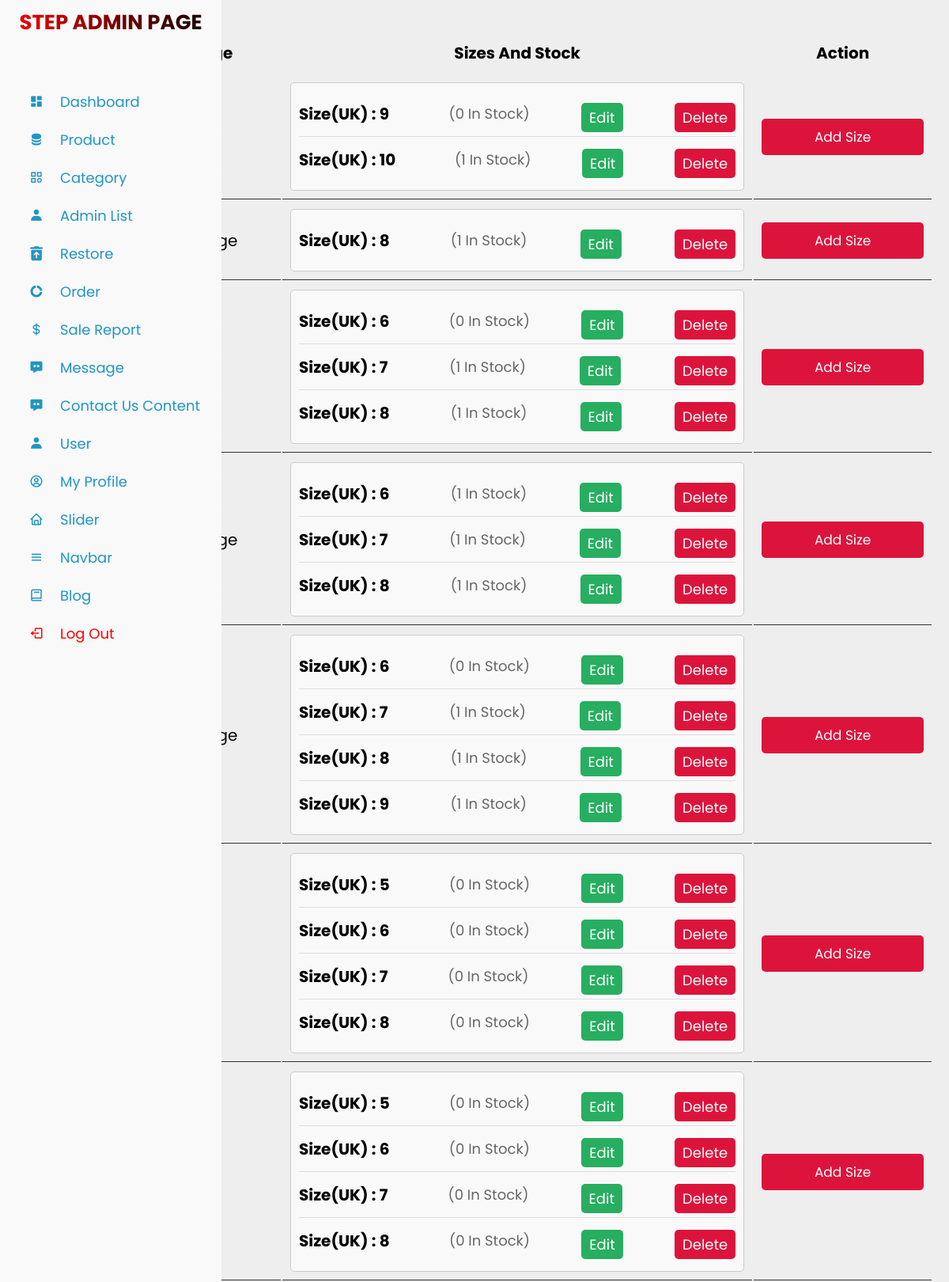
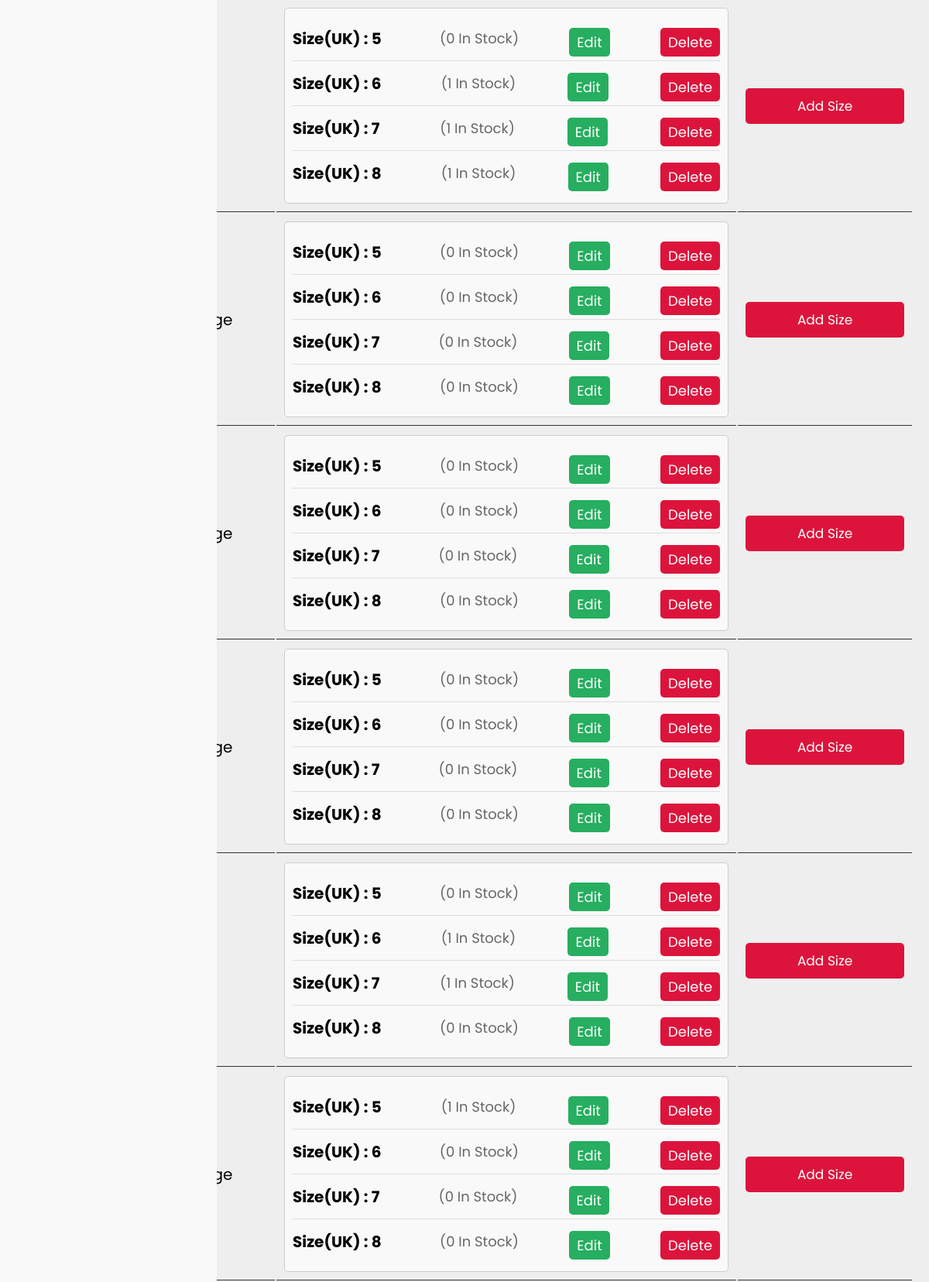
The page /admin_product_size.php (signed in, upper part) on the database its author committed (2 pictures, top to bottom).
### tables this page shows
CREATE TABLE `products` (
  `id` int(100) NOT NULL,
  `name` varchar(100) NOT NULL,
  `category` varchar(100) NOT NULL,
  `brand` varchar(50) DEFAULT NULL
);

CREATE TABLE `product_variants` (
  `id` int(11) NOT NULL,
  `product_id` int(11) NOT NULL,
  `size` int(50) NOT NULL,
  `color` varchar(50) NOT NULL,
  `stock` int(11) DEFAULT 0,
  `price` int(11) NOT NULL,
  `image1_thumb` varchar(255) DEFAULT NULL,
  `image2_thumb` varchar(255) DEFAULT NULL,
  `image3_thumb` varchar(255) DEFAULT NULL,
  `image4_thumb` varchar(255) DEFAULT NULL,
  `image1_display` varchar(255) DEFAULT NULL,
  `image2_display` varchar(255) DEFAULT NULL,
  `image3_display` varchar(255) DEFAULT NULL,
  `image4_display` varchar(255) DEFAULT NULL
);

### admin_product_size.php (the view, shortened to what this page needs)
<?php
include 'connect.php';
$stmt = $conn->prepare("
    SELECT p.id AS product_id, p.name AS product_name, c.name AS category, b.name AS brand,
           pv.id AS variant_id, pv.size, pv.color, pv.stock, pv.price,
           pv.image1_display, pv.image2_display, pv.image3_display, pv.image4_display,
           pv.image1_thumb, pv.image2_thumb, pv.image3_thumb, pv.image4_thumb
    FROM products p
    JOIN categories c ON p.category = c.name
    JOIN brand b ON p.brand = b.name
    LEFT JOIN product_variants pv ON p.id = pv.product_id
    ORDER BY p.id DESC, pv.color, pv.size
");
$stmt->execute();
$product_sizes = $stmt->fetchAll(PDO::FETCH_ASSOC);
?>
<!DOCTYPE html>
<html lang="en">
<head>
    <link rel="stylesheet" type="text/css" href="assets/css/admin_product.css">
</head>
<body>
    <?php include 'sidebar.php'; ?>
    <div class="container">
        <div class="product-display">
            <table class="product-display-table">
                <thead>
                    <tr>
                        <th>#</th>
                        <th>Product Image</th>
                        <th>Sizes and Stock</th>
                        <th>Action</th>
                    </tr>
                </thead>
                <tbody>
                    <?php
                    $processed_combinations = [];
                    $row_count = 1;
                    foreach ($product_sizes as $variant):
                        $unique_key = $variant['product_id'] . '_' . $variant['color'];
                        if (isset($processed_combinations[$unique_key])) {
                            continue;
                        }
                        $processed_combinations[$unique_key] = true;
                    ?>
                        <tr>
                            <td><?= $row_count++; ?></td>
                            <td>
                            </td>
                            <td>
                                <div class="size-container">
                                    <div class="size-box">
                                        <div class="size-content">
                                            <?php
                                            $current_sizes = array_filter($product_sizes, function ($size) use ($variant) {
                                                return $size['product_id'] == $variant['product_id'] &&
                                                    $size['color'] == $variant['color'];
                                            });
                                            if (!empty($current_sizes)) {
                                                usort($current_sizes, function ($a, $b) {
                                                    return strnatcmp($a['size'], $b['size']);
                                                });
                                                foreach ($current_sizes as $size): ?>
                                                    <div class="size-item">
                                                        <span class="size">Size(UK) : <?= htmlspecialchars($size['size']); ?></span>
                                                        <span class="stock">(<?= htmlspecialchars($size['stock']); ?> in stock)</span>
                                                        <button class="btn edit-size-btn"
                                                            data-id="<?= htmlspecialchars($size['variant_id']); ?>"
                                                            data-product-id="<?= htmlspecialchars($variant['product_id']); ?>"
                                                            data-color="<?= htmlspecialchars($variant['color']); ?>"
                                                            data-size="<?= htmlspecialchars($size['size']); ?>"
                                                            data-stock="<?= htmlspecialchars($size['stock']); ?>">
                                                            Edit
                                                        </button>
                                                        <a href="?delete_id=<?= htmlspecialchars($size['variant_id']); ?>&size=<?= htmlspecialchars($size['size']); ?>" class="btn delete-size-btn">Delete</a>
                                                    </div>
                                            <?php endforeach;
                                            } else {
                                                echo "<div>No sizes available for this product.</div>";
                                            }
                                            ?>
                                        </div>
                                    </div>
                                </div>
                            </td>
                            <td>
                                <button class="btn add-size-btn"
                                    data-product-id="<?= htmlspecialchars($variant['product_id']); ?>"
                                    data-product-name="<?= htmlspecialchars($variant['product_name']); ?>"
                                    data-color="<?= htmlspecialchars($variant['color']); ?>">
                                    Add Size
                                </button>
                            </td>
                        </tr>
                    <?php endforeach; ?>
                </tbody>
            </table>
        </div>
    </div>
</body>
</html>

### assets/css/admin_product.css (style rules this page uses)
:root { --green:#27ae60; --black:#333; --white:#fff; --bg-color:#eee; --box-shadow:0 .5rem 1rem rgba(0,0,0,.1); --border:.1rem solid var(--black); }
* { font-family: 'Poppins', sans-serif; margin:0; padding:0; box-sizing: border-box; outline: none; border:none; text-decoration: none; text-transform: capitalize; }
html { font-size: 62.5%; overflow-x: hidden; }
.btn { display: block; width: 100%; cursor: pointer; border-radius: .5rem; margin-top: 1rem; font-size: 1.7rem; padding:1rem 3rem; background: var(--green); color:var(--white); text-align: center; }
.container { max-width: 1200px; padding:2rem; margin:0 auto; }
.product-display { margin:2rem 0; }
.product-display .product-display-table { width: 100%; text-align: center; }
.product-display .product-display-table thead { background: var(--bg-color); }
.product-display .product-display-table th { padding:1rem; font-size: 2rem; }
.product-display .product-display-table td { padding:1rem; font-size: 2rem; border-bottom: var(--border); }
.product-display .product-display-table .btn:first-child { margin-top: 0; }
.product-display .product-display-table .btn:last-child { background: crimson; }

### assets/css/sidebar.css (style rules this page uses)
* { margin: 0; padding: 0; box-sizing: border-box; }
a { text-decoration: none; }
body { background-color: #eee; }

### admin_product_size.php (style rules this page uses)
.size-container { width: 100%; }
.size-box { border: 1px solid #ccc; border-radius: 5px; background-color: #f9f9f9; padding: 10px; }
.size-content { display: flex; flex-direction: column; }
.size-item { display: flex; justify-content: space-between; align-items: center; padding: 5px 0; border-bottom: 1px solid #ddd; }
.size-item:last-child { border-bottom: none; }
.size-item .size { font-weight: bold; }
.size-item .stock { color: #666; font-size: 0.9em; margin-left: 10px; }
.size-item .edit-size-btn { width: auto; padding: 5px 10px; font-size: 0.9em; margin-right: 0px; }
.size-item .delete-size-btn { width: auto; padding: 5px 10px; font-size: 0.9em; margin-left: 0px; }

### rows shown on the page
products: product_variants.size "9", product_variants.stock "0", product_variants.size "10", product_variants.stock "1"
products: product_variants.size "8", product_variants.stock "1"
products: product_variants.size "6", product_variants.stock "0", product_variants.size "7", product_variants.stock "1", product_variants.size "8"
products: product_variants.size "6", product_variants.stock "1", product_variants.size "7", product_variants.size "8"
products: product_variants.size "6", product_variants.stock "0", product_variants.size "7", product_variants.stock "1", product_variants.size "8", product_variants.size "9"
products: product_variants.size "5", product_variants.stock "0", product_variants.size "6", product_variants.size "7", product_variants.size "8"
products: product_variants.size "5", product_variants.stock "0", product_variants.size "6", product_variants.size "7", product_variants.size "8"
products: product_variants.size "5", product_variants.stock "0", product_variants.size "6", product_variants.stock "1", product_variants.size "7", product_variants.size "8"
products: product_variants.size "5", product_variants.stock "0", product_variants.size "6", product_variants.size "7", product_variants.size "8"
products: product_variants.size "5", product_variants.stock "0", product_variants.size "6", product_variants.size "7", product_variants.size "8"
products: product_variants.size "5", product_variants.stock "0", product_variants.size "6", product_variants.size "7", product_variants.size "8"
products: product_variants.size "5", product_variants.stock "0", product_variants.size "6", product_variants.stock "1", product_variants.size "7", product_variants.size "8"
products: product_variants.size "5", product_variants.stock "1", product_variants.size "6", product_variants.stock "0", product_variants.size "7", product_variants.size "8"
